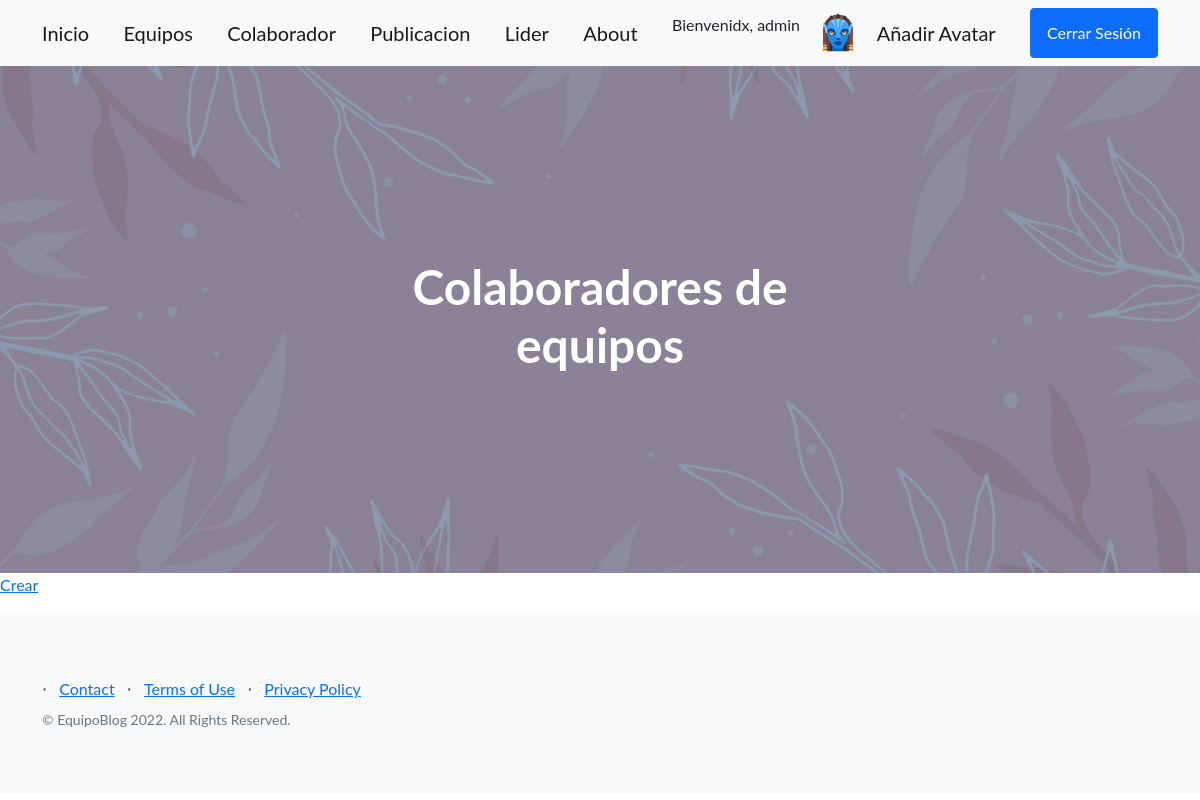
The app's page /AppBlog/colab/lista (signed in), older data.
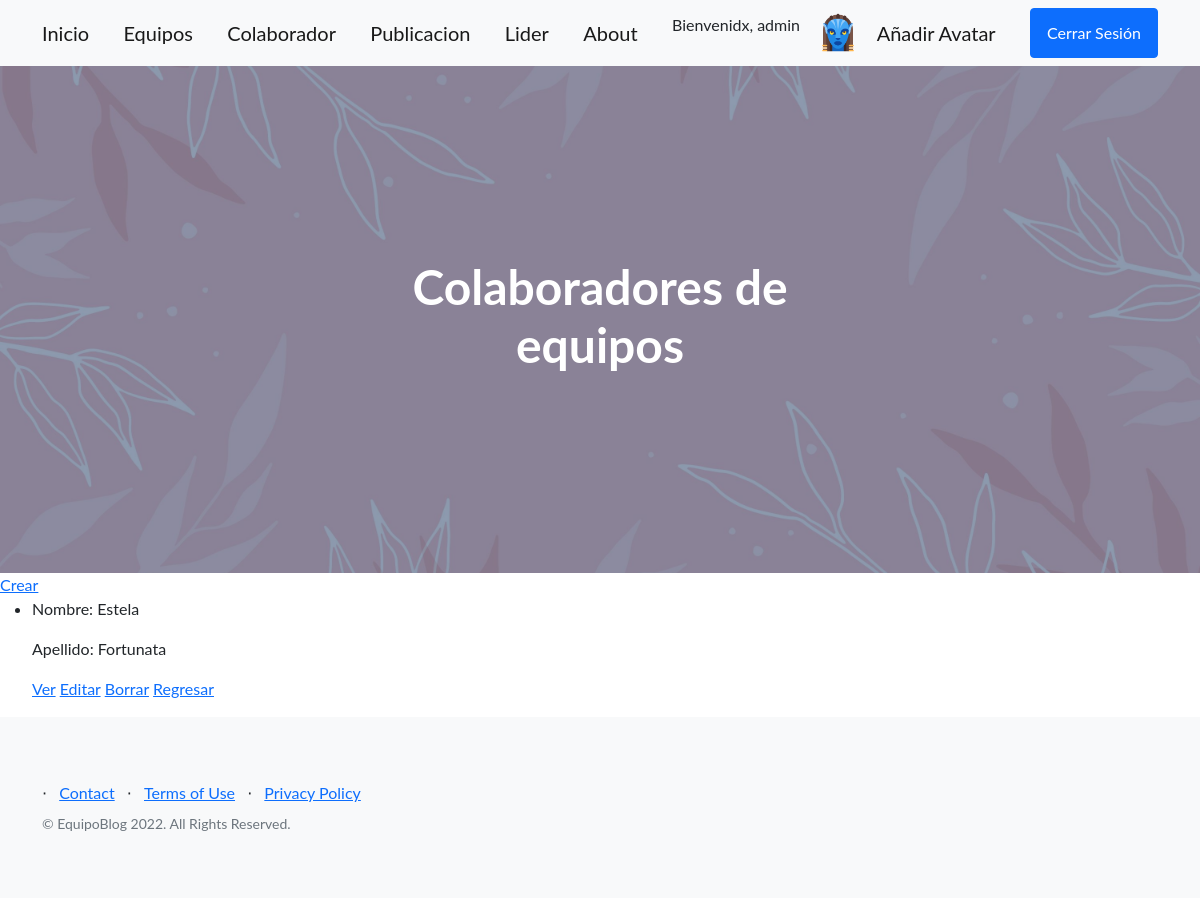
The same page, newer data.
### AppBlog/models.py (models this page shows, shortened)
class Avatar(models.Model):
     user = models.ForeignKey(User, on_delete=models.CASCADE)
     imagen=models.ImageField(upload_to = 'avatares', null=True, blank=True)
     class Meta:
        verbose_name = "Avatar"
        verbose_name_plural = "Avatares"

class Colaborador(models.Model):
    nombre = models.CharField(max_length=30)
    apellido = models.CharField(max_length=30, default="")
    email = models.EmailField(default="")

### AppBlog/views.py (the view)
# urls.py: path('colab/lista', views.ColaboradorLista.as_view(), name='ListColaborador'),
class ColaboradorLista(LoginRequiredMixin, ListView):
    model = Colaborador
    template_name = 'AppBlog/listacolaborador.html'

### AppBlog/templates/AppBlog/listacolaborador.html
{% extends "AppBlog/padre.html" %}
{% block contenidoModificable %}
    <h1>Colaboradores de equipos</h1>
{% endblock %}
{% block contenido2 %}
    <a href="">Crear</a>
    <ul>
        {% for colaborador in object_list %}
        <li>
            <p>Nombre: {{colaborador.nombre}}</p>
            <p>Apellido: {{colaborador.apellido}}</p>
            <p>
                 <a href="{% url 'Detail' colaborador.id %}">Ver</a>
                 <a href="{% url 'Edit' colaborador.id %}">Editar</a>
                 <a href="{% url 'Delete' colaborador.id %}">Borrar</a>
                 <a href="{% url 'ListColaborador' %}">Regresar</a>
            </p>
        </li>
        {% endfor %}
    </ul>
{% endblock %}

### AppBlog/templates/AppBlog/padre.html (shortened to what this page needs)
<!DOCTYPE html>
<html lang="en">
    <head>
       {% load static %}
        <link href="https://cdn.jsdelivr.net/npm/bootstrap-icons@1.5.0/font/bootstrap-icons.css" rel="stylesheet" type="text/css" />
        <link href="{% static 'AppBlog/css/styles.css' %}" rel="stylesheet"/>
    </head>
    <body>
        <nav class="navbar navbar-light bg-light static-top">
            <div class="container">
                  <a class="navbar-brand" href="{% url 'Inicio' %}">Inicio</a>
                  <a class="navbar-brand" href="{% url 'ListEquipo' %}">Equipos</a>
                  <a class="navbar-brand" href="{% url 'ListColaborador' %}">Colaborador</a>
                  <a class="navbar-brand" href="{% url 'publicacion' %}">Publicacion</a>
                  <a class="navbar-brand" href="{% url 'ListaLideres' %}">Lider</a>
                  <a class="navbar-brand" href="{% url 'About' %}">About</a>
                {% if user.is_authenticated %}
                <p>Bienvenidx, {{user.username}}</p>
                {% with first_image=user.avatar_set.first %}
                    {% if first_image %}
                        <a href="{{ first_image.imagen.url }}" target="_blank">
                        <img src="{{ first_image.imagen.url }}" height="40px">
                    {% endif %}
                {% endwith %}
                <a class="navbar-brand" href="{% url 'Subir Avatar' %}">Añadir Avatar</a>
                <a class="btn btn-primary" href="{% url 'Logout' %}">Cerrar Sesión</a>
                {% endif %}
        </nav>
        <header class="masthead">
            <div class="container position-relative">
                <div class="row justify-content-center">
                    <div class="col-xl-6">
                        <div class="text-center text-white">
                            {% block contenidoModificable %}{% endblock %}
                        </div>
                    </div>
                </div>
            </div>
        </header>
        {% block contenido2 %}
        {% endblock %}
        <footer class="footer bg-light">
            <div class="container">
                <div class="row">
                    <div class="col-lg-6 h-100 text-center text-lg-start my-auto">
                        <ul class="list-inline mb-2">
                            <li class="list-inline-item">⋅</li>
                            <li class="list-inline-item"><a href="#!">Contact</a></li>
                            <li class="list-inline-item">⋅</li>
                            <li class="list-inline-item"><a href="#!">Terms of Use</a></li>
                            <li class="list-inline-item">⋅</li>
                            <li class="list-inline-item"><a href="#!">Privacy Policy</a></li>
                        </ul>
                        <p class="text-muted small mb-4 mb-lg-0">&copy; EquipoBlog 2022. All Rights Reserved.</p>
                    </div>
                </div>
            </div>
        </footer>
    </body>
</html>

Row changes from the older to the newer data that the page shows:
added Colaborador: nombre "Estela", apellido "Fortunata"
